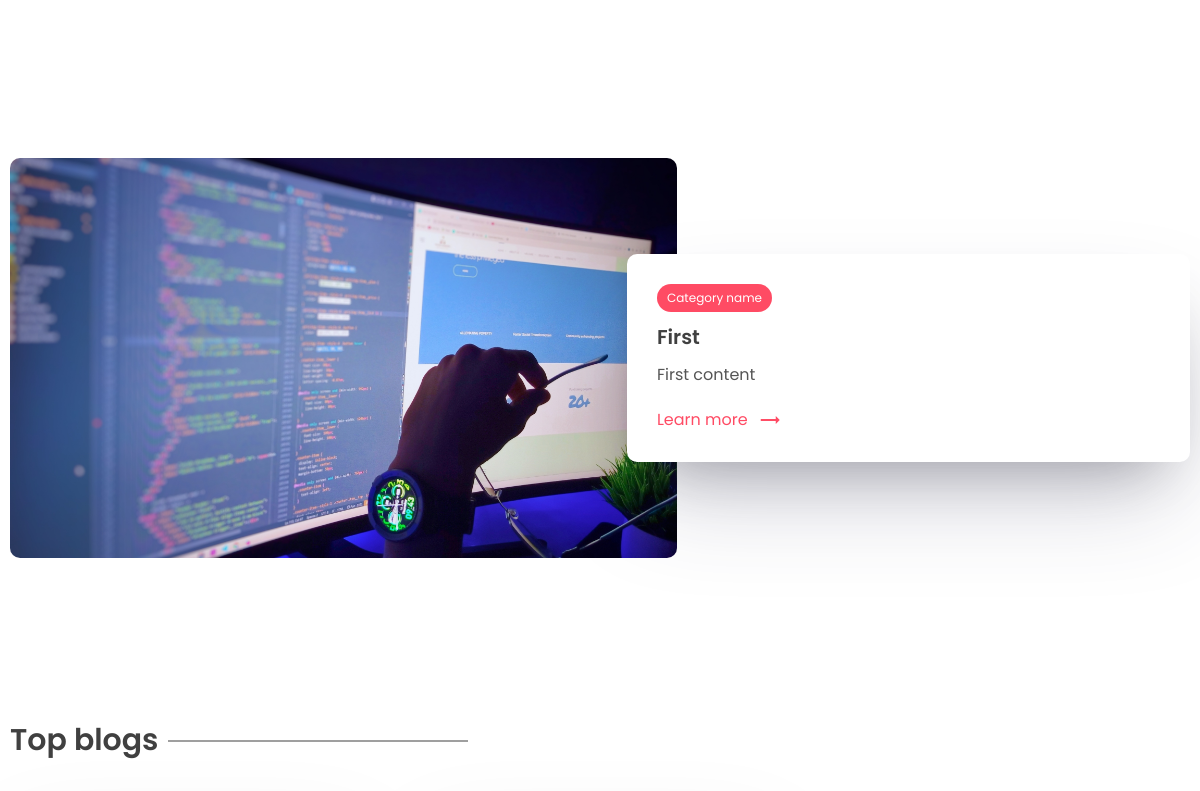
Before: / (middle part) with the older database file.
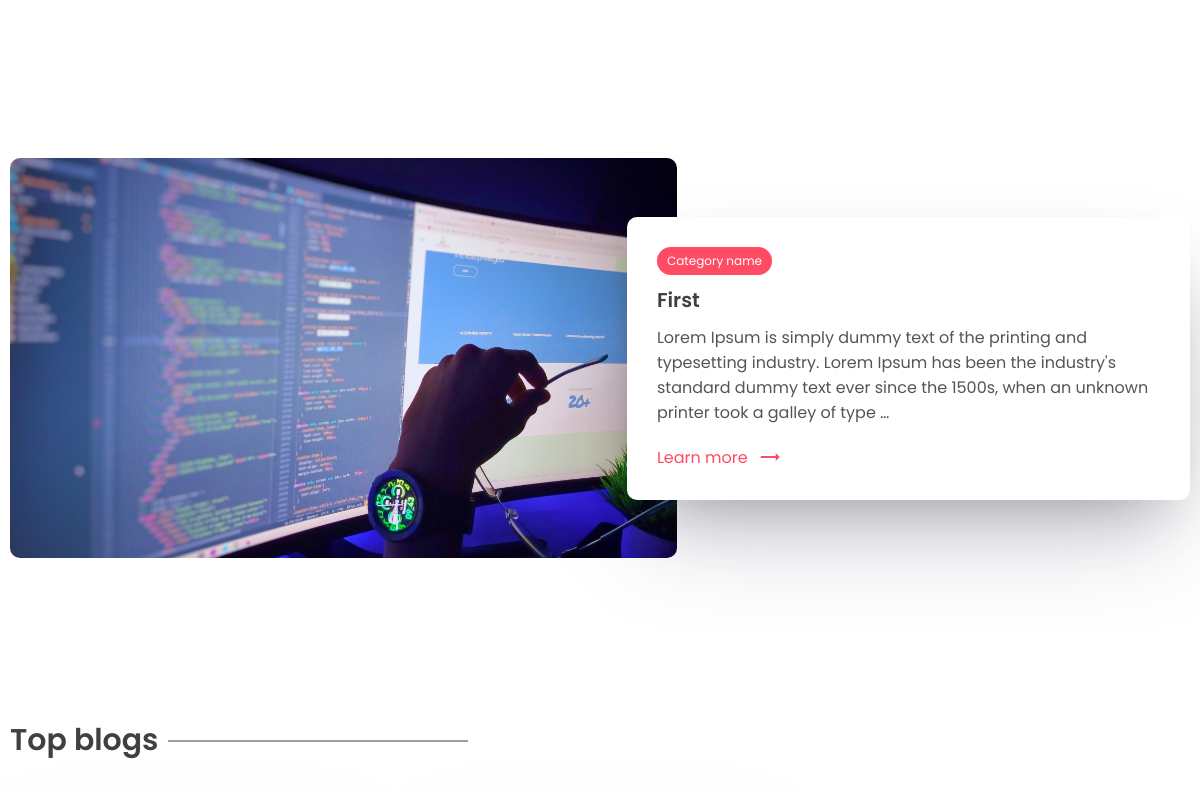
After: the same page with the newer database file.
### app/models.py (models this page shows)
class Post(models.Model):
    title=models.CharField(max_length=200)
    content=models.TextField()
    last_updates=models.DateTimeField(auto_now=True)
    slug=models.SlugField(max_length=200,unique=True)
    image=models.ImageField(null=True,blank=True,upload_to="images/")
    tags=models.ManyToManyField(Tag,blank=True,related_name='post')
    view_count=models.IntegerField(null=True,blank=True)
    is_featured=models.BooleanField(default=False)

### app/views.py (the view)
# urls.py: path('', views.index,name="index"),
def index(request):
    posts=Post.objects.all()
    top_posts=Post.objects.all().order_by('-view_count')[0:3]
    recent_posts=Post.objects.all().order_by('-last_updates')[0:3]
    featured_blog=Post.objects.filter(is_featured=True)
    subscribe_form=SubscribeForm()
    subscribe_successful=None
    if featured_blog:
        featured_blog=featured_blog[0]
    if request.POST:
        subscribe_form=SubscribeForm(request.POST)
        if subscribe_form.is_valid():
            subscribe_form.save()
            subscribe_successful='Subscribed Successfully'
            subscribe_form=SubscribeForm()
    context={'posts':posts,'top_posts':top_posts,'recent_posts':recent_posts,'subscribe_form':subscribe_form,'subscribe_Successful':subscribe_successful,'featured_blog':featured_blog}
    return render(request,'app/index.html',context)

### app/templates/app/index.html (shortened to what this page needs)
{% extends "base.html" %}
{% block content%}
    <main class="sp">
      </main>
      {% if featured_blog %}
    <section class="sp">
      <div class="container">
        <a href="{% url "post_page" featured_blog.slug %}">
        <div class="grid-2">
          <div class="post-img">
            <img src="{{featured_blog.image.url}}" alt="" />
          </div>
          <div class="post-content">
            <div class="cetagory">
              <p>Category name</p>
            </div>
            <h1>
              {{featured_blog.title}}
            </h1>
            <p class="des">
              {{featured_blog.content|truncatechars:200}}
            </p>
            <a class="learn" href="#"
              >Learn more <span class="material-icons"> trending_flat </span></a
            >
          </div>
        </div>
      </a>
      </div>
    </section>
    {% endif %}
    <section class="sp">
      <div class="container">
        <h1 class="sec-title">Top blogs</h1>
      </div>
    </section>
{% endblock content %}

### templates/base.html (shortened to what this page needs)
{% load static %}
<!DOCTYPE html>
<html lang="en">
  <head>
    <link rel="stylesheet" href="{% static 'app/style.css' %}" />
    <link
      rel="stylesheet"
      href="https://unicons.iconscout.com/release/v2.1.6/css/unicons.css"
    />
    <link
      rel="stylesheet"
      href="https://cdnjs.cloudflare.com/ajax/libs/font-awesome/6.1.1/css/all.min.css"
    />
  </head>
  <body>
    <main>
      {% block content %}{% endblock content %}
    </main>
  </body>
</html>

### app/static/app/style.css (style rules this page uses)
* { margin: 0; padding: 0; box-sizing: border-box; text-decoration: none; border: none; outline: none; list-style: none; font-family: "Poppins", sans-serif; color: var(--black); }
:root { --red: #ff4b64; --black: #404040; --des: #555555; --shadow: #ffffff1a 0px 1px 1px 0px inset, #32325d40 0px 50px 100px -20px, #0000004d 0px 30px 60px -30px; --shadow2: rgba(17, 12, 46, 0.084) 0px 48px 100px 0px; }
html { font-size: 62.5%; }
[class*="grid"] { display: grid; }
img { width: 100%; }
.container { max-width: 1220px; margin: auto; padding: 0 10px; }
p, a { font-size: 1.6rem; color: var(--des); }
.sp { padding: 8rem 0; }
.grid-2 { grid-template-columns: 1.3fr 1fr; align-items: center; }
.post-img { height: 40rem; width: 100%; overflow: hidden; border-radius: 1rem; }
.post-img img { height: 100%; object-fit: cover; object-position: center; }
.post-content { position: relative; left: -5rem; background: white; border-radius: 1rem; padding: 3rem; box-shadow: var(--shadow); width: calc(100% + 5rem); }
.post-content h1 { font-size: 2rem; font-weight: 600; margin: 1rem 0; }
.cetagory { background: var(--red); width: fit-content; border-radius: 5rem; padding: 0.5rem 1rem; }
.cetagory p { color: white; font-size: 1.2rem; }
.learn { display: flex; align-items: center; gap: 1rem; color: var(--red); margin-top: 2rem; }
.learn span { color: #ff4b64; }
.sec-title { font-size: 3rem; font-weight: 600; position: relative; width: fit-content; margin-bottom: 3rem; }
.sec-title::after { content: ""; position: absolute; right: -31rem; height: 1px; width: 30rem; background: var(--black); top: 50%; transform: translateY(-50%); }
.post-img { position: relative; }
main { padding-top: 10rem !important; }

Changed rows visible on the page:
changed Post "First": content "First content" → "Lorem Ipsum is simply dummy text of the printing and typesetting industry. Lorem Ipsum has been the industry's standard dummy text ever since the 1500s, when an unknown printer took a galley of type …"
